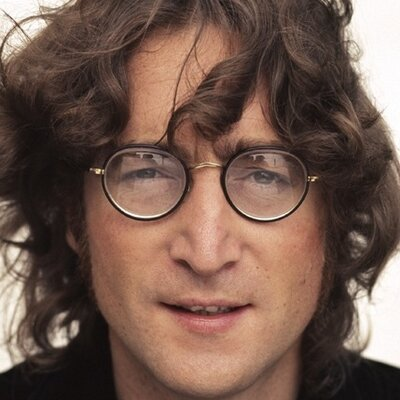
%> input picture lab2/john.jpg, 400 x 400 px
$ octave test2.m   (GNU Octave 9; MATLAB toolbox functions it lacks are replaced by stand-ins)
%> lines starting %> are read from the running program, lines starting %| are printed output that depends on the picture
### lab2/lowpassfilter.m
% LOWPASSFILTER - Constructs a low-pass butterworth filter.
%
% usage: f = lowpassfilter(sze, cutoff, n)
%
% where: sze    is a two element vector specifying the size of filter
%               to construct [rows cols].
%        cutoff is the cutoff frequency of the filter 0 - 0.5
%        n      is the order of the filter, the higher n is the sharper
%               the transition is. (n must be an integer >= 1).
%               Note that n is doubled so that it is always an even integer.
%
%                      1
%      f =    --------------------
%                              2n
%              1.0 + (w/cutoff)
%
% The frequency origin of the returned filter is at the corners.
%
% See also: HIGHPASSFILTER, HIGHBOOSTFILTER, BANDPASSFILTER, FILTERGRID
%

% Copyright (c) 1999 Peter Kovesi
% School of Computer Science & Software Engineering
% The University of Western Australia
% http://www.csse.uwa.edu.au/
%
% Permission is hereby granted, free of charge, to any person obtaining a copy
% of this software and associated documentation files (the "Software"), to deal
% in the Software without restriction, subject to the following conditions:
%
% The above copyright notice and this permission notice shall be included in
% all copies or substantial portions of the Software.
%
% The Software is provided "as is", without warranty of any kind.

% October 1999
% August  2005 - Fixed up frequency ranges for odd and even sized filters
%                (previous code was a bit approximate)
% September 2017 - Changed to use filtergrid()

function f = lowpassfilter(sze, cutoff, n)

    if cutoff < 0 | cutoff > 0.5
	error('cutoff frequency must be between 0 and 0.5');
    end

    if rem(n,1) ~= 0 | n < 1
	error('n must be an integer >= 1');
    end

    if length(sze) == 1
	rows = sze; cols = sze;
    else
	rows = sze(1); cols = sze(2);
    end

    [radius, u1, u2] = filtergrid(rows,cols);

    f = 1.0 ./ (1.0 + (radius ./ cutoff).^(2*n));   % The filter


### lab2/filtergrid.m
% FILTERGRID Generates grid for constructing frequency domain filters
%
% Usage:  [radius, u1, u2] = filtergrid(rows, cols)
%         [radius, u1, u2] = filtergrid([rows, cols])
%
% Arguments:  rows, cols - Size of image/filter
%
% Returns:        radius - Grid of size [rows cols] containing normalised
%                          radius values from 0 to 0.5.  Grid is quadrant
%                          shifted so that 0 frequency is at radius(1,1)
%                 u1, u2 - Grids containing normalised frequency values
%                          ranging from -0.5 to 0.5 in x and y directions
%                          respectively. u1 and u2 are quadrant shifted.
%
% Used by PHASECONGMONO, PHASECONG3 etc etc
%
% See also: WAVENUMBERGRID

% Copyright (c) 1996-2017 Peter Kovesi
% Centre for Exploration Targeting
% The University of Western Australia
% peter.kovesi at uwa edu au
%
% Permission is hereby granted, free of charge, to any person obtaining a copy
% of this software and associated documentation files (the "Software"), to deal
% in the Software without restriction, subject to the following conditions:
%
% The above copyright notice and this permission notice shall be included in
% all copies or substantial portions of the Software.
%
% The Software is provided "as is", without warranty of any kind.
%
% May 2013
% September 2017 Correction to setting up matrices of frequency values for
%                odd sized images.

function [radius, u1, u2] = filtergrid(rows, cols)

    % Handle case where rows, cols has been supplied as a 2-vector
    if nargin == 1 & length(rows) == 2
        tmp = rows;
        rows = tmp(1);
        cols = tmp(2);
    end

    % Set up X and Y spatial frequency matrices, u1 and u2 The following code
    % adjusts things appropriately for odd and even values of rows and columns
    % so that the 0 frequency point is placed appropriately.  See
    % https://blogs.uoregon.edu/seis/wiki/unpacking-the-matlab-fft/
    if mod(cols,2)
        u1range = [-(cols-1)/2:(cols-1)/2]/cols;
    else
        u1range = [-cols/2:(cols/2-1)]/cols;
    end

    if mod(rows,2)
        u2range = [-(rows-1)/2:(rows-1)/2]/rows;
    else
        u2range = [-rows/2:(rows/2-1)]/rows;
    end

    [u1,u2] = meshgrid(u1range, u2range);

    % Quadrant shift so that filters are constructed with 0 frequency at
    % the corners
    u1 = ifftshift(u1);
    u2 = ifftshift(u2);

    % Construct spatial frequency values in terms of normalised radius from
    % centre.
    radius = sqrt(u1.^2 + u2.^2);


### lab2/test2.m
% Isaac Bergl
% 22710992
% lab02

% Note: Subplot of imaqges is labelled as a matrix - each label corresponds
%       to the whole row/columns

% Clear Environment
    clear;
    clc;
        f = figure();
    f.Position = [100 0 1200 800];


%% Hyper Parameters

    lowPassImageName = 'john.jpg';
    highPassImageName = 'paul.jpg';

    lowPass_c = 0.038;
    lowPass_n = 2;

    highPass_c = 0.1;
    highPass_n = 2;


%% Scripting


% Import Images
    % low-pass
        lowPassImage = rgb2gray(imread(lowPassImageName));
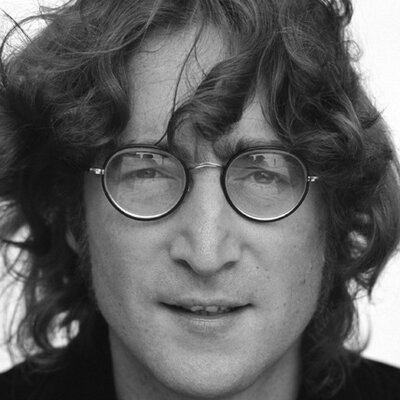
%> lowPassImage: size 400x400 uint8; min 11, max 255, mean 96.3
        subplot(3, 3, 1);
        imshow(lowPassImage);

    % high-pass
        highPassImage = rgb2gray(imread(highPassImageName));
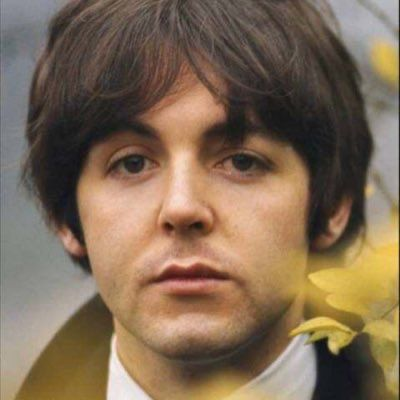
%> input picture lab2/paul.jpg, 400 x 400 px
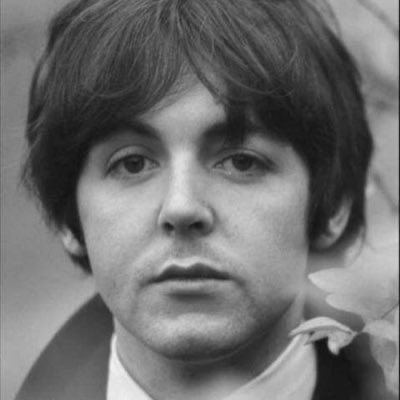
%> highPassImage: size 400x400 uint8; min 12, max 242, mean 110.7
        subplot(3, 3, 4);
        imshow(highPassImage);

% Apply 2D Fourier Transform
    % low-pass
        lowPassFFT = fft2(lowPassImage);

    % high-pass
        highPassFFT = fft2(highPassImage);

% Create and Apply Filters
    % low-pass
        lowPassFilter = lowpassfilter(size(lowPassFFT), lowPass_c, lowPass_n);
        lowPassFiltered = lowPassFFT.*lowPassFilter;
        subplot(3, 3, 2);
        imagesc(abs(fftshift(lowPassFiltered)));
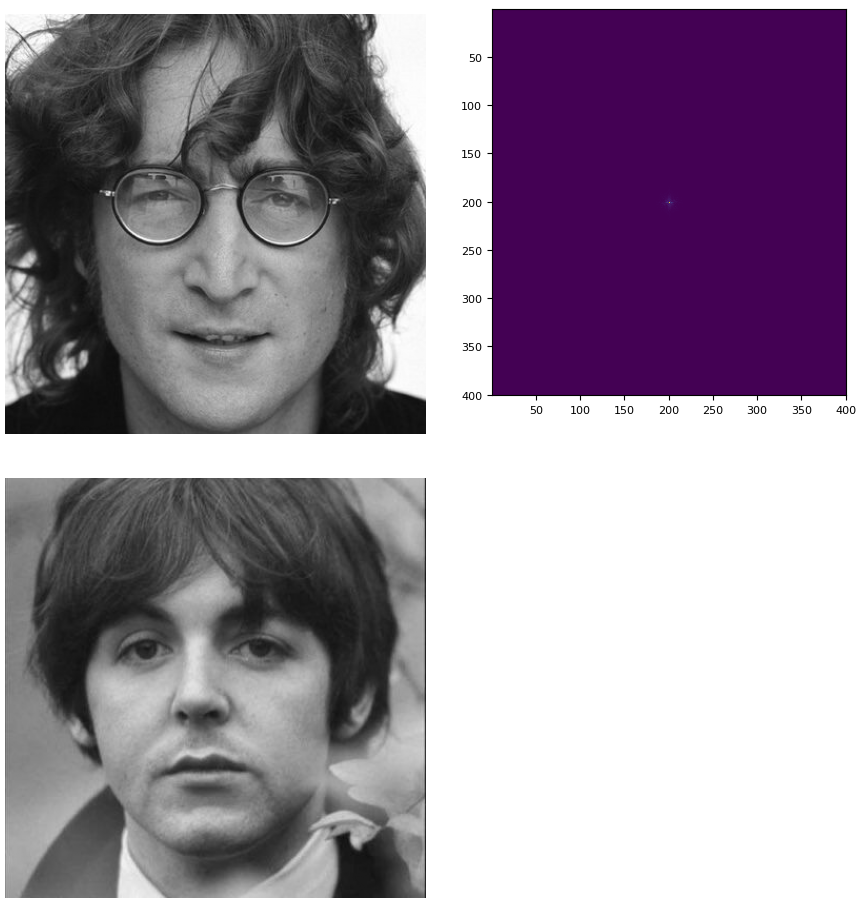
%> figure redrawn from the program's plot data, 3 panels

    % high-pass
%> (the run ends here)
